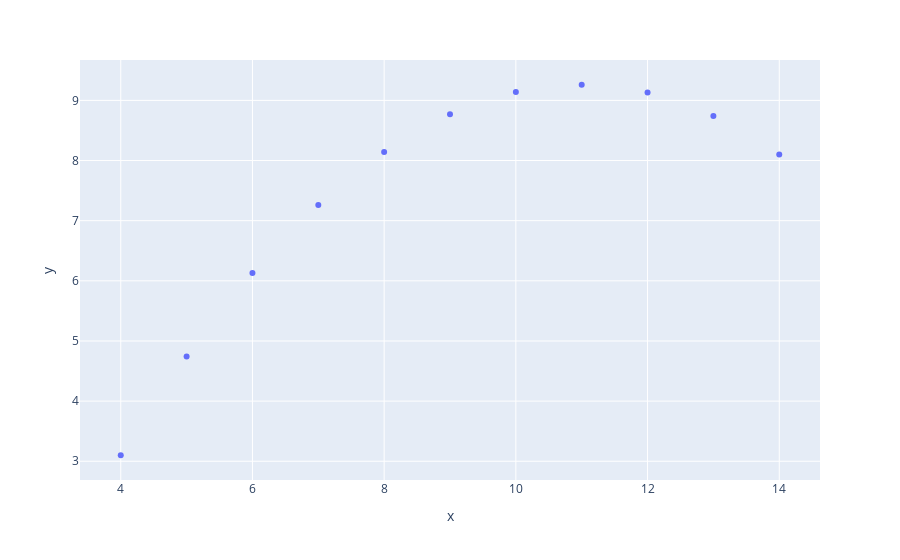

This figure's notebook cell:
### Code cell
px.scatter(df.query("dataset == 'II'"),x="x",y="y")

### Figure 1 — Plotly figure (JSON) as saved in the notebook; plotly's stock layout.template omitted (floating-point values rounded to 4 significant figures)
{"data": [{"hovertemplate": "x=%{x}<br>y=%{y}<extra></extra>", "legendgroup": "", "marker": {"color": "#636efa", "symbol": "circle"}, "mode": "markers", "name": "", "orientation": "v", "showlegend": false, "type": "scatter", "x": [10, 8, 13, 9, 11, 14, 6, 4, 12, 7, 5], "xaxis": "x", "y": [9.14, 8.14, 8.74, 8.77, 9.26, 8.1, 6.13, 3.1, 9.13, 7.26, 4.74], "yaxis": "y"}], "layout": {"legend": {"tracegroupgap": 0}, "margin": {"t": 60}, "xaxis": {"anchor": "y", "domain": [0, 1], "title": {"text": "x"}}, "yaxis": {"anchor": "x", "domain": [0, 1], "title": {"text": "y"}}}}
